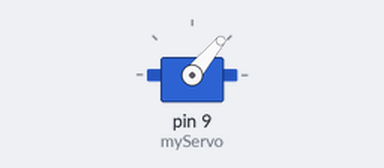
Simulated run of this sketch. Board: Arduino Uno, built with avr-gcc and run on an emulated ATmega328P. Shown: servo.

Above: at 1.05 s.
At 5.6 s:
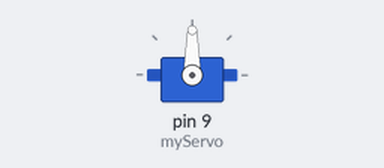
Timing chart, 0 to 7.0 s (numbered marks = the images above):
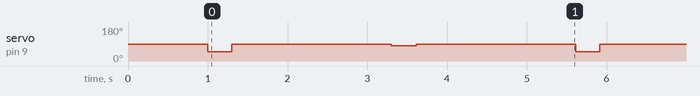

Measured:
- by itself, servo on pin 9 (myServo): repeats every 4.6 s: 90° 2.0 s, 80° 0.31 s, 90° 2.0 s, 50° 0.30 s

The sketch:

boardTestCode.ino
```cpp
#include <Servo.h>

Servo myServo;

void setup() {
  myServo.attach(9);    // Attach the servo to pin 9
  myServo.write(90);    // Start at a neutral position (stop)
  delay(1000);          // Wait to stabilize
}

void loop() {
  // Rotate forward for a short time to simulate moving to a specific angle
  myServo.write(50);     // Full speed in one direction
  delay(300);           // Adjust this value to simulate turning to 90 degrees
  myServo.write(90);    // Stop the servo
  delay(2000);          // Hold position for 2 seconds

  // Rotate backward to return to the starting point
  myServo.write(80);   // Full speed in the opposite direction
  delay(311);           // Adjust this value to simulate the return to the start
  myServo.write(90);    // Stop the servo
  delay(2000);          // Hold position for 2 seconds
}
```
